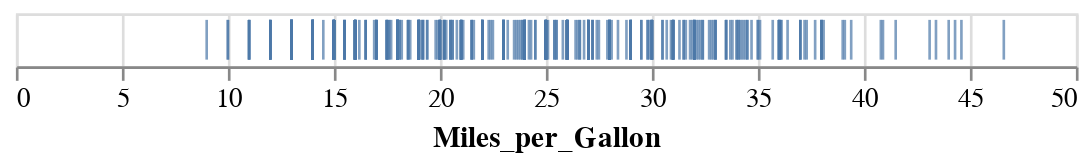

Notebook source saved alongside this figure:
### Code cell
alt.Chart(cars).mark_tick().encode(x='Miles_per_Gallon')

### Figure 1 — Vega-Lite specification as saved in the notebook (floating-point values rounded to 4 significant figures; data arrays with more than 128 entries replaced by an {"elided": "..."} marker saying what was removed)
{"config": {"view": {"continuousWidth": 400, "continuousHeight": 300}}, "data": {"name": "data-f02450ab61490a1363517a0190416235"}, "mark": "tick", "encoding": {"x": {"type": "quantitative", "field": "Miles_per_Gallon"}}, "$schema": "https://vega.github.io/schema/vega-lite/v4.8.1.json", "datasets": {"data-f02450ab61490a1363517a0190416235": {"elided": "406 records"}}}
